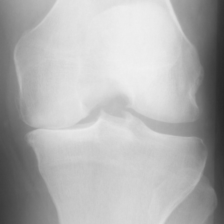
#> input picture 9453626L.png, 224 x 224 px
$ python make_knee_yolo_pipeline.py
#> lines starting #> are read from the running program, lines starting #| are printed output that depends on the picture
from PIL import Image, ImageDraw, ImageFont, ImageOps

# -----------------------------
# CONFIG
# -----------------------------
IN_PATH = "9453626L.png"  # Ensure this file exists!
OUT_PATH = "knee_yolo_pipeline.png"
BASE_SIZE = 256
BORDER = 4
LABEL_HEIGHT = 28
GAP = 20

# -----------------------------
# LOAD & RESIZE
# -----------------------------
img = Image.open(IN_PATH).convert("RGB")
img_resized = img.resize((BASE_SIZE, BASE_SIZE), Image.LANCZOS)

# Panel 1: original
panel1 = ImageOps.expand(img_resized, border=BORDER, fill="black")

# Panel 2: dummy YOLO ROI box
panel2 = img_resized.copy()
draw_box = ImageDraw.Draw(panel2)
w, h = panel2.size
#> w = 256; h = 256
box = (int(w * 0.18), int(h * 0.25), int(w * 0.82), int(h * 0.80))
#> box = (46, 64, 209, 204)
draw_box.rectangle(box, outline="red", width=4)
panel2 = ImageOps.expand(panel2, border=BORDER, fill="black")
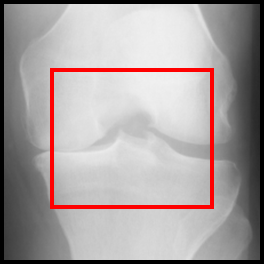
#> panel2: PIL image 264x264 RGB; mean R, G, B 168.5, 159.8, 159.8

# Panel 3: auto-contrast preprocessing
panel3 = ImageOps.autocontrast(img_resized)
panel3 = ImageOps.expand(panel3, border=BORDER, fill="black")
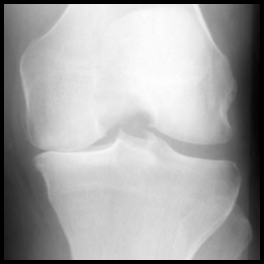
#> panel3: PIL image 264x264 RGB; min 0, max 255, mean 164.3

# -----------------------------
# LABELING FUNCTION (fixed)
# -----------------------------
def add_label(panel, text):
#> called with text = 'Original knee crop'
    w, h = panel.size
#> w = 264; h = 264
    new_img = Image.new("RGB", (w, h + LABEL_HEIGHT), "white")
#> new_img: PIL image 264x292 RGB; every value is 255
    new_img.paste(panel, (0, 0))
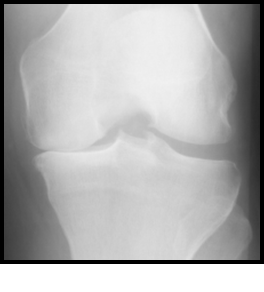
#> new_img: PIL image 264x292 RGB; min 0, max 255, mean 175

    draw = ImageDraw.Draw(new_img)
    try:
        font = ImageFont.truetype("arial.ttf", 14)
    except:
        font = ImageFont.load_default()

    bbox = draw.textbbox((0, 0), text, font=font)
#> bbox = (0, 2, 129, 16)
    tw = bbox[2] - bbox[0]
#> tw = 129
    th = bbox[3] - bbox[1]
#> th = 14

    draw.text(((w - tw) // 2, h + (LABEL_HEIGHT - th) // 2), text, fill="black", font=font)
    return new_img

panel1_l = add_label(panel1, "Original knee crop")
panel2_l = add_label(panel2, "YOLO-like ROI detection")
#> call 2 of add_label, with text = 'YOLO-like ROI detection'
#> in add_label (call 2), `new_img.paste(panel, (0, 0))`:
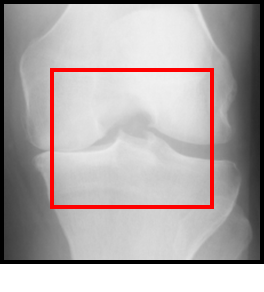
#> new_img: PIL image 264x292 RGB; mean R, G, B 176.8, 168.9, 168.9
#> in add_label (call 2), `bbox = draw.textbbox((0, 0), text, font=font)`: bbox = (-1, 2, 166, 13)
#> in add_label (call 2), `tw = bbox[2] - bbox[0]`: tw = 167
#> in add_label (call 2), `th = bbox[3] - bbox[1]`: th = 11
panel3_l = add_label(panel3, "Preprocessed 224×224")
#> call 3 of add_label, with text = 'Preprocessed 224×224'
#> in add_label (call 3), `new_img.paste(panel, (0, 0))`:
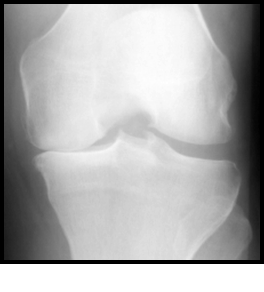
#> new_img: PIL image 264x292 RGB; min 0, max 255, mean 173
#> in add_label (call 3), `bbox = draw.textbbox((0, 0), text, font=font)`: bbox = (0, 2, 163, 16)
#> in add_label (call 3), `tw = bbox[2] - bbox[0]`: tw = 163
#> in add_label (call 3), `th = bbox[3] - bbox[1]`: th = 14

# -----------------------------
# COMBINE PANELS
# -----------------------------
total_width = panel1_l.width + panel2_l.width + panel3_l.width + 2 * GAP
#> total_width = 832
max_height = max(panel1_l.height, panel2_l.height, panel3_l.height)
#> max_height = 292

combined = Image.new("RGB", (total_width, max_height), "white")
#> combined: PIL image 832x292 RGB; every value is 255

x = 0
combined.paste(panel1_l, (x, 0))
x += panel1_l.width + GAP
#> x = 284
combined.paste(panel2_l, (x, 0))
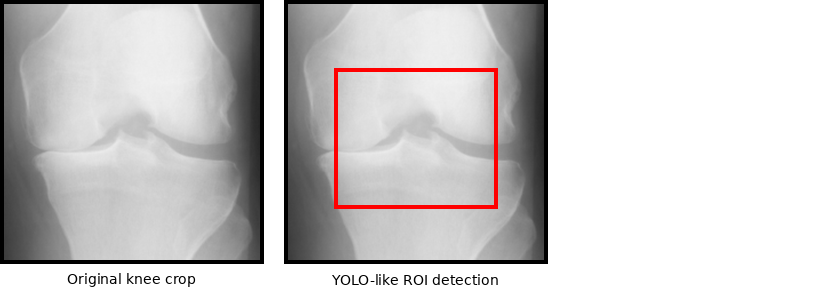
#> combined: PIL image 832x292 RGB; mean R, G, B 203.9, 201.4, 201.4
x += panel2_l.width + GAP
#> x = 568
combined.paste(panel3_l, (x, 0))
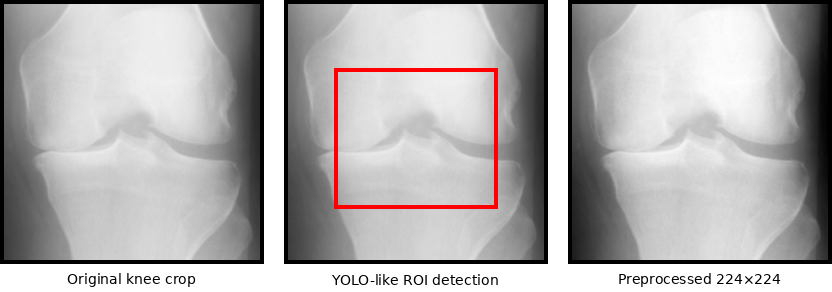
#> combined: PIL image 832x292 RGB; mean R, G, B 177.4, 174.9, 174.9

combined.save(OUT_PATH)
print(f"Saved: {OUT_PATH}")

$ run again, with 9025994L.png copied over 9453626L.png
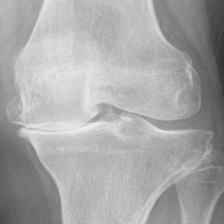
#> input picture 9025994L.png, 224 x 224 px
#> bbox = (0, 2, 129, 16)
#> tw = 129
#> th = 14
#> in add_label (call 3), `new_img.paste(panel, (0, 0))`:
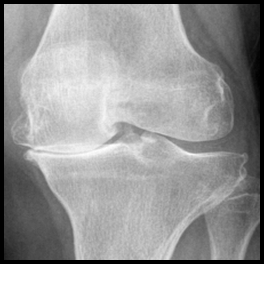
#> new_img: PIL image 264x292 RGB; min 0, max 255, mean 157.6
#> bbox = (0, 2, 163, 16)
#> tw = 163
#> th = 14
#> `combined.paste(panel3_l, (x, 0))`:
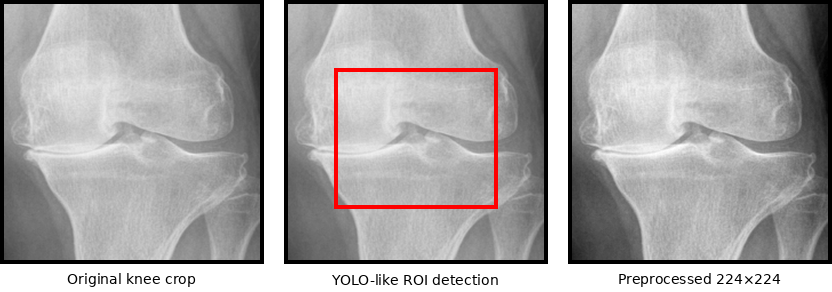
#> combined: PIL image 832x292 RGB; mean R, G, B 167.3, 164.8, 164.8
